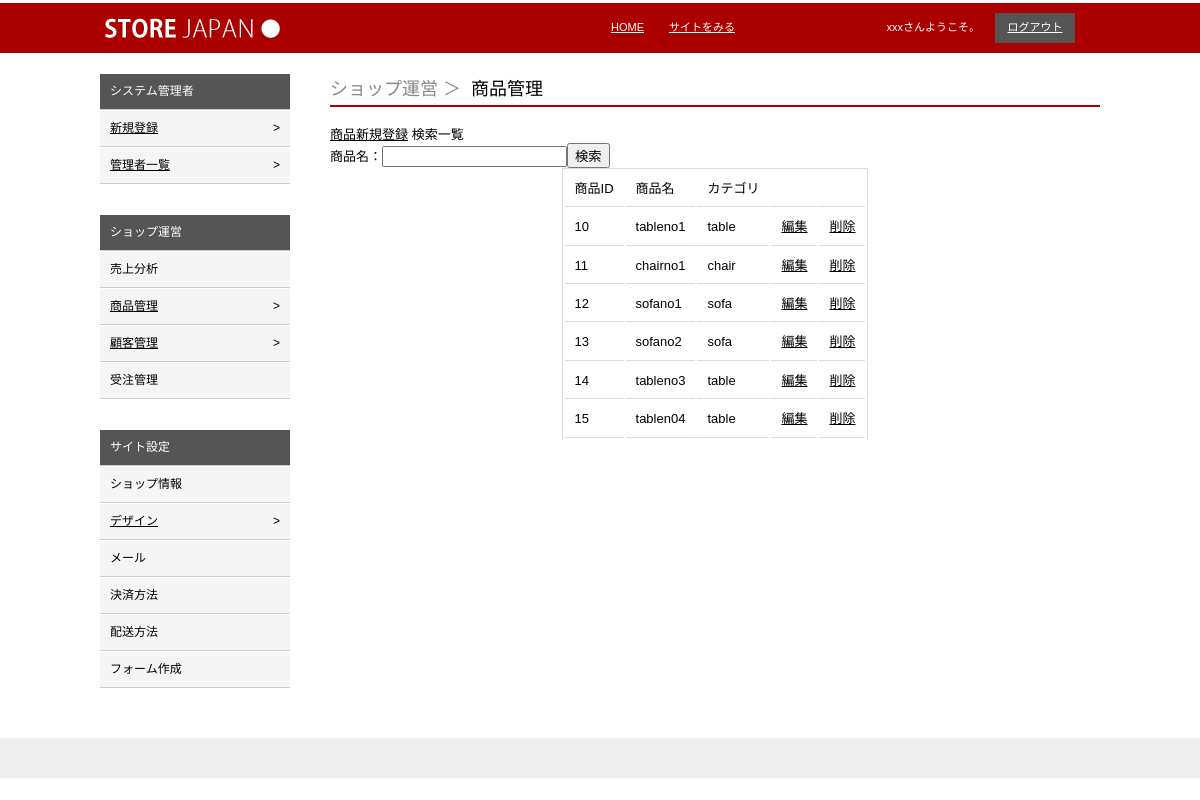
The page /admin/Admin_Prouduct/adminProductList.php (signed in) on the database its author committed.
### tables this page shows
CREATE TABLE IF NOT EXISTS `product` (
  `id` int(11) NOT NULL AUTO_INCREMENT,
  `category` varchar(20) NOT NULL,
  `name` varchar(20) NOT NULL,
  `price` int(20) NOT NULL,
  `info` varchar(20) NOT NULL,
  `company` varchar(20) NOT NULL,
  `sales_date` timestamp NULL DEFAULT CURRENT_TIMESTAMP,
  PRIMARY KEY (`id`)
);

### admin/Admin_Prouduct/adminProductList.php (the view, shortened to what this page needs)
<!DOCTYPE html PUBLIC "-//W3C//DTD XHTML 1.0 Transitional//EN" "http://www.w3.org/TR/xhtml1/DTD/xhtml1-transitional.dtd">
<html>
	<head>
    <link rel="stylesheet" type="text/css" href="../css/style.css" />
    <link rel="stylesheet" type="text/css" href="../css/admin.css" />
	</head>
	<body>
	       <div id="header">
	       <?php require_once("../module/header.php");?>
	       </div>
	       <div id="main">
	           <div id="leftColumn">
<?php
require_once("../module/adminLeftMenu1.php");
?>
	           </div>
	           <div id="rightColumn">
				<ul id="mainTitle">
					<li>ショップ運営</li>
					<li>商品管理</li>
        		</ul>
<a href="./adminNewProduct.php">商品新規登録</a>
<table id="formTable">
 <tr>
 	<td>商品ID</td>
 	<td>商品名</td>
 	<td>カテゴリ</td>
 	<td></td>
 	<td></td>
 </tr>
<form action="" method="post">
<span>検索一覧</span><br/>
<span>商品名：<input type="text" name="search_product_name"><input type="submit" value="検索"></span>
</form>
<?php
$connection = mysqli_connect("localhost","store","admin");
	mysqli_set_charset($connection,"utf8");
$SQL = "SELECT * from product";
$result = mysqli_query($connection,$SQL);
?>
<?php
while($resultstring = mysqli_fetch_array($result, MYSQLI_BOTH))
{
?>
<tr>
<td><?php echo $resultstring["id"];?></td>
<td><?php echo $resultstring["name"];?></td>
<td><?php echo $resultstring["category"];?></td>
<?php
	$editUrl = "./adminEditProduct.php?id=".$resultstring["id"];
	$deleteUrl = "./deleteProductList.php?id=".$resultstring["id"];
?>
<td><a href="<?php echo $editUrl;?>">編集</a></td>
<td><a href="<?php echo $deleteUrl;?>">削除</a></td>
</tr>
<?php
}
?>
</table>
	           </div>
	       </div>
        <div id="footer">
        </div>
	</body>
</html>

### admin/module/header.php (shortened to what this page needs)
<div id="headerInner">
                  <h1><img src="../img/logo.png" alt="logo" /></h1>
                  <ul>
                    <li><?php echo $_SESSION["LOGIN_ID"];?>さんようこそ。</li><li class="userBt"><a href="<?php echo "http://localhost";?>/php_kadai05/store/admin/module/logout.php">ログアウト</a></li>
                  </ul>
                   <ul>
                       <li><a href="http://localhost/php_kadai05/store/admin/admin_top.php">HOME</a></li>
                       <li><a href="<?php echo "http://localhost/php_kadai05/store/product_index.php";?>" target="_blank">サイトをみる</a></li>
                   </ul>
</div>

### admin/module/adminLeftMenu1.php
<div id="adminMenu">
  <ul id="category">
     <li>システム管理者</li>
     <li><a href="http://localhost/php_kadai05/store/admin/Admin_Administrator/adminNewRegister.php?id=1">新規登録</a></li>
     <li><a href="http://localhost/php_kadai05/store/admin/Admin_Administrator/adminAdministratorList.php?id=1">管理者一覧</a></li>
  </ul>
  <ul id="category">
     <li>ショップ運営</li>
     <li>売上分析</li>
     <li><a href="http://localhost/php_kadai05/store/admin/Admin_Prouduct/adminProductList.php">商品管理</a></li>
     <li><a href="http://localhost/php_kadai05/store/admin/Admin_Customer/adminCustomerList.php">顧客管理</a></li>
     <li>受注管理</li>
  </ul>
  <ul id="category">
     <li>サイト設定</li>
     <li>ショップ情報</li>
     <li><a href="http://localhost/php_kadai05/store/admin/adminDesignSet.php">デザイン</a></li>
     <li>メール</li>
     <li>決済方法</li>
     <li>配送方法</li>
     <li>フォーム作成</li>
  </ul>
</div>

### admin/css/style.css (style rules this page uses)
html,body,ul,li,p,h1,h2,h3,h4,h5,img { margin:0; padding:0; font-size:12px; line-height: 1.8em; font-family: arial; }
html,body { height:100%; }
ul,li { list-style-type: none; }
a { color:black; }
#headerInner,#footerInner,#gNaviInner,#main { width:1000px; margin:0 auto; font-size:11px; line-height:1.4em; }
#header { background:#888; overflow:hidden; height:50px; border-top:3px solid white; }
#header a { color:white; }
#headerInner { position:relative; }
#header h1 { position:absolute; left:5px; top:15px; }
#header li { float:left; color:white; margin-right:5px; padding:5px 10px; text-align: center; font-size:11px; }
#header li:first-child { width:200px; text-align: right; }
#headerInner li.userBt { background: #555; width:60px; }
#header ul { float:right; padding:10px 20px 0 0; }
#main { overflow:hidden; padding:20px 0; min-height:80%; }
#leftColumn { width:190px; float:left; }
#leftColumn li { padding:0 10px; height:35px; line-height: 35px; border-bottom:1px solid #ccc; }
#leftColumn li:first-child { border-top:1px solid #ccc; }
#leftColumn ul { margin-bottom: 30px; }
#leftColumn ul#category { background:#f5f5f5; }
#leftColumn ul#category li { border-top:1px solid #fff; background:#f5f5f5; }
#rightColumn { width:770px; float:right; }
#footer { width:100%; padding:20px 0; background:#eee; }

### admin/css/admin.css (style rules this page uses)
#header { background: #a00; }
#header li { float:left; color:white; margin-right:5px; padding:5px 10px; text-align: center; font-size:11px; }
#adminMenu ul#category li a:after { content:">"; float: right; }
#adminMenu ul#category li:first-child { background:#555; color:white; }
#adminMenu ul#category li:first-child:after { content:""; }
#rightColumn ul#mainTitle { overflow: hidden; border-bottom:2px solid #a00; margin-bottom:20px; }
#rightColumn ul#mainTitle li:first-child { color:#888; }
#rightColumn ul#mainTitle li { float:left; padding:0px; margin-right:10px; font-size:18px; }
#rightColumn ul#mainTitle li:after { content:" ＞"; }
#rightColumn ul#mainTitle li:last-child:after { content:""; }
table,tr,td { padding:0; margin:0; border:0; }
table#formTable td { margin:0; padding:10px; border-bottom:1px solid #ddd; font-size:13px; }
table#formTable { border-top:1px solid #ddd; border-left:1px solid #ddd; border-right:1px solid #ddd; }
#formTable { margin:0 auto; }
#leftColumn a { display: block; width:100%; height:100%; }
#rightColumn { font-size:13px; }

### rows shown on the page
product: id "10", name "tableno1", category "table"
product: id "11", name "chairno1", category "chair"
product: id "12", name "sofano1", category "sofa"
product: id "13", name "sofano2", category "sofa"
product: id "14", name "tableno3", category "table"
product: id "15", name "tablen04", category "table"

### other values the page prints
$_SESSION["LOGIN_ID"] "xxx"
